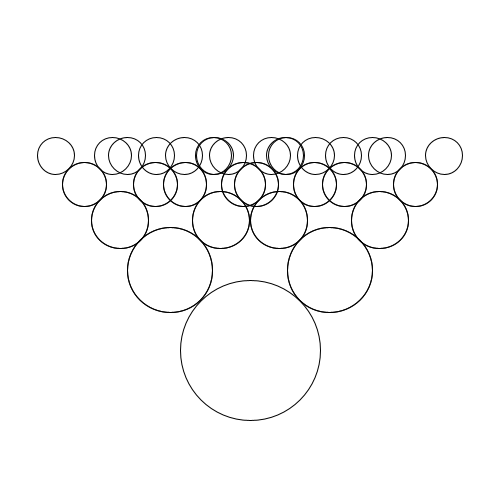
Frame 1 (no input)
Frame 60 (the mouse pressed at the canvas centre just before this capture): identical to frame 1, image omitted
Frame 120 (the mouse held since frame 60 and released just before this capture): identical to frame 1, image omitted

The Processing sketch that drew this single still picture (run headless with seeded random() and noise(); from frame 60 on, the mouse is pressed at the canvas centre):

// Processing sketch: mous
// ── mous.pde
//mous
void setup() {
  size(500, 500);
}

void draw() {
  background(255);
  mous(width/2, height/2+100, 150);
}

void mous(float posx, float posy, float l) {
  if (l<50) {
    return;
  } 
  noFill();
  ellipse(posx, posy, l-10, l-10);
  ellipse(posx+(l*3/4)*pow(2, -0.5), posy-(l*3/4)/pow(2, 0.5), l/2+10, l/2+10);
  ellipse(posx-(l*3/4)*pow(2, -0.5), posy-(l*3/4)*pow(2, -0.5), l/2+10, l/2+10);
  mous(posx+(l*3/4)*pow(2, -0.5), posy-(l*3/4)/pow(2, 0.5), l/2+20);
  mous(posx-(l*3/4)*pow(2, -0.5), posy-(l*3/4)/pow(2, 0.5), l/2+20);
}

void keyPressed() {
  if ( key == ' ' ) {
    save( "mous.png" );
  }
}
